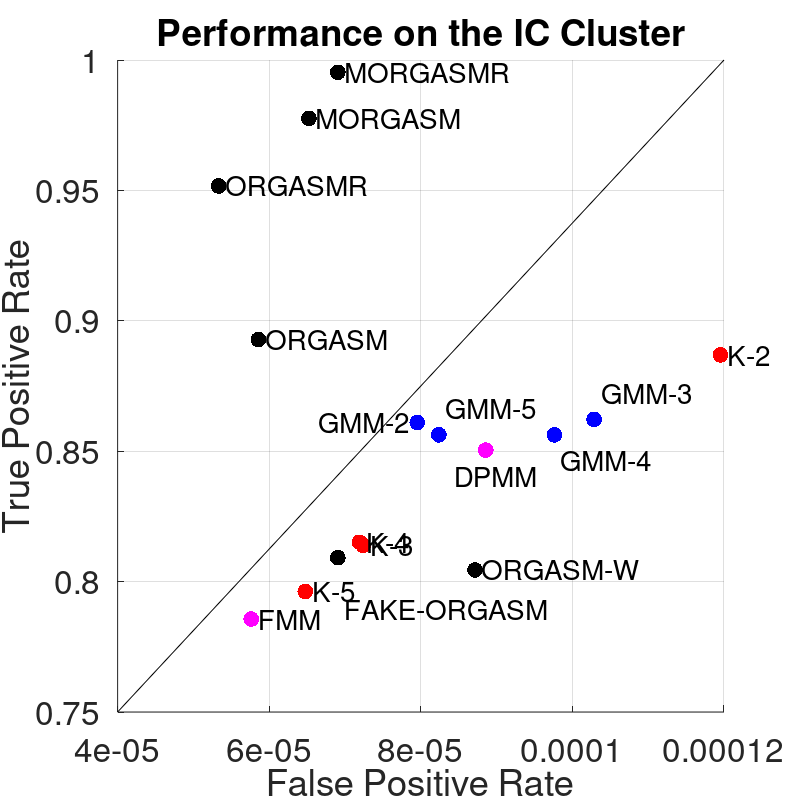

The MATLAB script that drew this image:
%% make some plots


%% first plot, true positive, false positive
NF=2.1e6;
NP=849;
kmeans=[753 691 692 676; 251 152 151 136];
kmeans(1,:)=kmeans(1,:)./NP;
kmeans(2,:)=kmeans(2,:)./NF;
gmm=[731 732 727 727; 167 216 205 173];
gmm(1,:)=gmm(1,:)./NP;
gmm(2,:)=gmm(2,:)./NF;
onlinear=[758/NP,123/NF];
onlinearar=[808/NP,112/NF];
onlinemcar=[830/NP,137/NF];
onlinemcarar=[845/NP,145/NF];
onlinealtdict=[826/NP,205/NF];
onlinethresh=[687/NP 145/NF];
onlinewhite=[683/NP 183/NF];
FMM=[667/NP 121/NF];
DPMM=[722/NP 186/NF];
figure(1);
mksize=34;
fs=20;
clf
hold on
plot(kmeans(2,1),kmeans(1,1),'r.','MarkerSize',mksize)
t=text(kmeans(2,1),kmeans(1,1),' K-2');set(t,'FontSize',fs)
plot(kmeans(2,2),kmeans(1,2),'r.','MarkerSize',mksize)
t=text(kmeans(2,2),kmeans(1,2),' K-3');set(t,'FontSize',fs)
plot(kmeans(2,3),kmeans(1,3),'r.','MarkerSize',mksize)
t=text(kmeans(2,3),kmeans(1,3),' K-4');set(t,'FontSize',fs)
plot(kmeans(2,4),kmeans(1,4),'r.','MarkerSize',mksize)
t=text(kmeans(2,4),kmeans(1,4),' K-5');set(t,'FontSize',fs)
plot(gmm(2,1),gmm(1,1),'b.','MarkerSize',mksize)
t=text(gmm(2,1)-1.4e-5,gmm(1,1),' GMM-2');set(t,'FontSize',fs)
plot(gmm(2,2),gmm(1,2),'b.','MarkerSize',mksize)
t=text(gmm(2,2),gmm(1,2)+.01,' GMM-3');set(t,'FontSize',fs)
plot(gmm(2,3),gmm(1,3),'b.','MarkerSize',mksize)
t=text(gmm(2,3)-.01e-5,gmm(1,3)-.01,' GMM-4');set(t,'FontSize',fs)
plot(gmm(2,4),gmm(1,4),'b.','MarkerSize',mksize)
t=text(gmm(2,4),gmm(1,4)+.01,' GMM-5');set(t,'FontSize',fs)
%online-ARN
plot(onlinear(2),onlinear(1),'k.','MarkerSize',mksize)
t=text(onlinear(2),onlinear(1),' ORGASM');set(t,'FontSize',fs)
plot(onlinearar(2),onlinearar(1),'k.','MarkerSize',mksize)
t=text(onlinearar(2),onlinearar(1),' ORGASMR');set(t,'FontSize',fs)
plot(onlinemcar(2),onlinemcar(1),'k.','MarkerSize',mksize)
t=text(onlinemcar(2),onlinemcar(1),' MORGASM');set(t,'FontSize',fs)
plot(onlinemcarar(2),onlinemcarar(1),'k.','MarkerSize',mksize)
t=text(onlinemcarar(2),onlinemcarar(1),' MORGASMR');set(t,'FontSize',fs)
plot(onlinethresh(2),onlinethresh(1),'k.','MarkerSize',mksize)
t=text(onlinethresh(2),onlinethresh(1)-.02,' FAKE-ORGASM');set(t,'FontSize',fs)
plot(onlinewhite(2),onlinewhite(1),'k.','MarkerSize',mksize)
t=text(onlinewhite(2),onlinewhite(1),' ORGASM-W');set(t,'FontSize',fs)
plot(FMM(2),FMM(1),'m.','MarkerSize',mksize)
t=text(FMM(2),FMM(1),' FMM');set(t,'FontSize',fs)
plot(DPMM(2),DPMM(1),'m.','MarkerSize',mksize)
t=text(DPMM(2)-.5e-5,DPMM(1)-.01,' DPMM');set(t,'FontSize',fs)
plot([4 12]*10^(-5),[0.75 1],'-k')
hold off
set(gca,'FontSize',24)
xlabel('False Positive Rate')
ylabel('True Positive Rate')
title('Performance on the IC Cluster')
% set(gca,'ytick'
grid on
%
wh=[2 2]*4;
set(gcf,'PaperSize',wh,'PaperPosition',[0 0 wh],'Color','w','PaperPositionMode','manual');
print('../figs/truefalsepositive','-dpdf')

